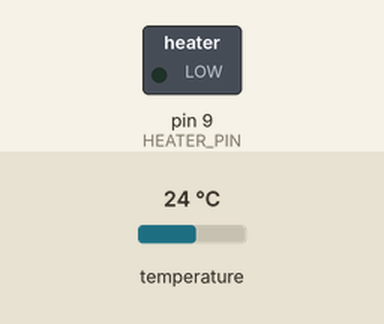
Recording of a sketch running on a simulated Arduino Uno, built with avr-gcc and run on an emulated ATmega328P. Shown: switched loads named in the sketch (green lamp = pin HIGH). Inputs (shaded band) come from the test bench; at power-on: temperature 24 °C. What the sketch prints to the serial monitor is not drawn.

Above: at 0.3 s.
Timing chart, 0 to 1.8 s (numbered marks = the images above):
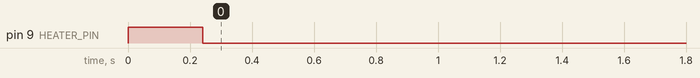

The sketch:

PID_LOGIC_RT.ino
```cpp
/*
 * Notes in case i need them!
 * You assign pins when you create the objects in this main file.
 */

// ----- Include the header files -----
#include "TempSensor.h"
#include "Heater.h"
#include "PIDController.h"
#include "Logger.h"

// ----- Pin Assignments ----- (Update to match the wiring!)
const uint8_t ONE_WIRE_PIN = 2;   // DS18B20 data line
const uint8_t HEATER_PIN   = 9;   // to 1k base resistor of the 2N3904

// ----- Timing -----
const unsigned long TICK_MS = 200;   // 5 Hz control loop

// ----- PID Gains ----- ( Currently placeholders; change after simulating)
const float KP = 1.0f;
const float KI = 0.0f;
const float KD = 0.0f;

// ----- Setpoint & Safety -----
float setpoint = 30.0f;              // deg C - change as needed
const float SAFETY_MARGIN_C = 15.0f; // cutoff at setpoint + this

// ----- Objects -----
TempSensor    sensor(ONE_WIRE_PIN, /*resolutionBits=*/9);
Heater        heater(HEATER_PIN);
PIDController pid(KP, KI, KD, TICK_MS / 1000.0f);
Logger        logger(9600);

unsigned long lastTick = 0;


void setup() {
  // Run a known safe state before everything else runs (Item #6)
  heater.begin();
  logger.begin();

  if (!sensor.begin()){
    Serial.println (F("FATAL: DS18B20 not found. Check wiring."));
    while (true) {heater.off();
    // The heater stays off.
    // Now the controller won't chase a temperature it cannot measure.
    }
  }

  // Start the PID logic.
  pid.begin();
  sensor.startConversion(); // Start the first reading/measurement
  lastTick = millis();

} // End of Setup function.

void loop() {
  unsigned long now = millis();
  if (now - lastTick < TICK_MS) {
    return;   // not time for the next sample yet - loop() just spins
  }
  lastTick += TICK_MS;

  // 1) Sensor reading: collect the conversion requested last tick.
  float temperature = sensor.read();

  // 2-4) Safety cutoff overrides everything else.
  bool safe = sensor.isValid() && (temperature <= setpoint + SAFETY_MARGIN_C);

  float duty = 0.0f;
  uint8_t pwm = 255;   // 255 = off, matches Heater::off()'s inverted logic

  if (!safe) {
    heater.off();
    pid.reset();        // don't let the integral wind up while cut off
  } else {
    duty = pid.compute(setpoint, temperature);
    heater.setDuty(duty);
    pwm = (uint8_t)(duty * 255.0f + 0.5f);
    pwm = 255 - pwm;    // mirror the inversion for logging purposes only
  }

  // 5) Data logging
  logger.logRow(now, setpoint, temperature, duty, pwm);

  // Start the next conversion so it's ready by the next tick.
  sensor.startConversion();

} // End of the Loop function.
```

Heater.cpp
```cpp
#include "Heater.h"

Heater::Heater(uint8_t pin) : pin_(pin) {}

void Heater::begin() {
  pinMode(pin_, OUTPUT);
  off();                     // Safety Requirement
}

void Heater::off() {
  analogWrite(pin_, 255);    // HIGH (255) = off, per the NPN inversion
}

void Heater::setDuty(float duty) {
  if (duty < 0.0f) duty = 0.0f;
  if (duty > 1.0f) duty = 1.0f;

  uint8_t pwm = (uint8_t)(duty * 255.0f + 0.5f);  // round, don't truncate
  analogWrite(pin_, 255 - pwm);                   // invert: LOW = on
}
```

Heater.h
```cpp
#ifndef HEATER_H
#define HEATER_H

#include<Arduino.h>

/* Has to put the PID output into a PWM value, as well as do the inversion for the NPN transistor
 */

class Heater {
public:
  Heater(uint8_t pin);
  void begin();          // forces heater off — call before anything else in the setup
  void setDuty(float duty);  // 0.0 = off, 1.0 = full power
  void off();
private:
  uint8_t pin_;
};

#endif // HEATER_H
```

Logger.cpp
```cpp
#include "Logger.h"

/* Fairly short code, since it's just to check what's happening
 * during a run.
 */

Logger::Logger(long baud) : baud_(baud) {}

void Logger::begin() {
  Serial.begin(baud_);
  Serial.println(F("millis,setpoint,temperature,duty,pwm"));
}

/* The (F("...")) string above is to keep that literal in the flash memory.
 * It saves on the Arduino Uno's RAM.
 */

void Logger::logRow(unsigned long timeMs, float setpoint, float temperature,
                     float duty, uint8_t pwm) {
  Serial.print(timeMs);         //Exact instant the control loop sampled the sensor.
  Serial.print(',');
  Serial.print(setpoint, 2);
  Serial.print(',');
  Serial.print(temperature, 2);
  Serial.print(',');
  Serial.print(duty, 3);
  Serial.print(',');
  Serial.println(pwm);
}
```

Logger.h
```cpp
#ifndef LOGGER_H
#define LOGGER_H
#include <Arduino.h>

/* Prints one CSV row per control tick over Serial:
 * millis,setpoint,temperature,duty,pwm
 *
 * Paste the Serial Monitor/Plotter output straight into MATLAB/Excel -
 * this is also what you'll use to validate the physical system against
 * your Simulink model.
 */

class Logger {

  public:
  // This can be changed to 115200 if needed (make sure it matches the Serial Monitor)
  Logger (long baud = 9600);

  //Starts Serial and prints the header row.
  void begin();

  /* Duty is the 0.0 - 1.0 PID output; pwm is the actual analogWrite() value
   * This is sent to the heater pin.
   */
  void logRow(unsigned long timeMs, float setpoint, float temperature,
       float duty, uint8_t pwm);

  private:
    long baud_;
};


#endif // LOGGER_H
```

PIDController.cpp
```cpp
#include "PIDController.h"

PIDController::PIDController(float kp, float ki, float kd, float Ts)
  : kp_(kp), ki_(ki), kd_(kd), Ts_(Ts),
    integral_(0.0f), prevMeasured_(0.0f), havePrevMeasured_(false) {}

void PIDController::begin() {
  reset();
}

void PIDController::reset() {
  integral_ = 0.0f;
  havePrevMeasured_ = false;  // next compute() won't attempt a derivative
}

void PIDController::setGains(float kp, float ki, float kd) {
  kp_ = kp;
  ki_ = ki;
  kd_ = kd;
}

float PIDController::compute(float setpoint, float measured) {
  float error = setpoint - measured;

  // --- Proportional ---
  float P = kp_ * error;

  // --- Integral (with clamping anti-windup) ---
  integral_ += ki_ * error * Ts_; // clamp I to [0,1] - anti windup
  if (integral_ > 1.0f) integral_ = 1.0f;
  if (integral_ < 0.0f) integral_ = 0.0f;
  float I = integral_;

  // --- Derivative on measurement ---
  float D = 0.0f;
  if (havePrevMeasured_) {
    D = -kd_ * (measured - prevMeasured_) / Ts_;
  }
  prevMeasured_ = measured;
  havePrevMeasured_ = true;

  // --- Combine and saturate output ---
  float u = P + I + D;
  if (u > 1.0f) u = 1.0f;
  if (u < 0.0f) u = 0.0f;

  return u;
}
```

PIDController.h
```cpp
#ifndef PID_CONTROLLER_H
#define PID_CONTROLLER_H

#include <Arduino.h>

// The parameters can change depending on our preferences.
class PIDController {
  public:
  // Ts = sample time in seconds (0.2 for the 200 ms / 5 Hz loop).
  PIDController(float kp, float ki, float kd, float Ts);

  // Call this once in setup(), in case the gains are known before begin().
  void begin ();

  // For one PID step.
  float compute(float setpoint,float measured);

  //Reset
  void reset();

  // Incase we want to change the gains during runtime
  void setGains (float kp, float ki, float kd);

  private:
  float kp_, ki_, kd_;
  float Ts_;
  float integral_;
  float prevMeasured_;
  bool havePrevMeasured_;

};

#endif
```

TempSensor.cpp
```cpp
#include "TempSensor.h"

// Interval of accepted temperatures. Anything outside these values is not seen as a temperature.
// Can be changed according to preference.
const float TempSensor::kMinPlausibleC = -10.0f;
const float TempSensor::kMaxPlausibleC = 125.0f;

TempSensor::TempSensor(uint8_t pin, uint8_t resolutionBits)
  : oneWire_(pin),
    sensors_(&oneWire_),
    resBits_(resolutionBits),
    lastTemp_(NAN),
    valid_(false),
    present_(false) {
  if (resBits_ < 9)  resBits_ = 9;
  if (resBits_ > 12) resBits_ = 12;
}

bool TempSensor::begin() {
  sensors_.begin();

  // Grab the address of the first device so we can address it directly;
  // this is faster than the "skip ROM" broadcast read.
  present_ = sensors_.getAddress(addr_, 0);
  if (!present_) return false;

  sensors_.setResolution(addr_, resBits_);

  // The key line: requestTemperatures() will no longer block.
  sensors_.setWaitForConversion(false);

  return true;
}

//Reads the temperature
void TempSensor::startConversion() {
  if (!present_) return;
  sensors_.requestTemperatures();
}


//Returns the last valid temperature reading
float TempSensor::read() {
  if (!present_) {
    valid_ = false;
    return lastTemp_;
  }

  float t = sensors_.getTempC(addr_);

  // DEVICE_DISCONNECTED_C is -127.0; also reject 85.0, the power-on
  // default the DS18B20 returns if it is read before a conversion finishes.
  bool ok = (t != DEVICE_DISCONNECTED_C) &&
            (t >= kMinPlausibleC) && (t <= kMaxPlausibleC) &&
            (t != 85.0f);
  // 85 is rejected becuase that's the DS18B20's power on value. It could affect the control loop.

  if (ok) {
    lastTemp_ = t;
    valid_    = true;
  } else {
    valid_ = false;  // lastTemp_ is left at the previous good value
  }

  return lastTemp_;
}

// The max conversion times of the sensor (incase we want to tweak the resolution)
uint16_t TempSensor::conversionTimeMs() const {
  switch (resBits_) {
    case 9:  return 94;
    case 10: return 188;
    case 11: return 375;
    default: return 750;
  }
}
```

TempSensor.h
```cpp
#ifndef TEMP_SENSOR_H
#define TEMP_SENSOR_H

#include <Arduino.h>
#include <OneWire.h>
#include <DallasTemperature.h>

/* Non-blocking DS18B20 wrapper.
 * Requirement: Request & read temperature at 200ms/5Hz sample rate.
 * At 9-bit resolution a conversion takes ~94 ms, so it is always finished
 * by the time the next tick arrives.
 */

class TempSensor {
public:
  // resolutionBits: 9 - 12. Use 9 (0.5 C, ~94 ms) or 10 (0.25 C, ~188 ms).
  // If we use 11 or 12, the concersiontime will exceed the 200ms threshold.
  TempSensor(uint8_t pin, uint8_t resolutionBits = 9); // <- Change the resolution here

  // Starts the bus, finds the first sensor, applies the resolution and
  // switches to async mode. Returns false if no sensor is present.
  bool begin();

  // Tells the sensor to take a measurement. Returns immediately.
  void startConversion();

  // Returns the last completed measurement in degrees C.
  // On a bad read it returns the previous good value and clears isValid().
  float read();

  // False if the last read was disconnected or outside the plausible range.
  bool isValid() const { return valid_; }

  // True if a sensor was found by begin().
  bool isPresent() const { return present_; }

  // Worst-case conversion time in ms for the configured resolution.
  uint16_t conversionTimeMs() const;

private:
  static const float kMinPlausibleC;
  static const float kMaxPlausibleC;

  OneWire            oneWire_;
  DallasTemperature  sensors_;
  DeviceAddress      addr_;
  uint8_t            resBits_;
  float              lastTemp_;
  bool               valid_;
  bool               present_;
};

#endif  // TEMP_SENSOR_H
```

Measured:
- by itself, pin 9 (HEATER_PIN): HIGH → LOW at 0.24 s
